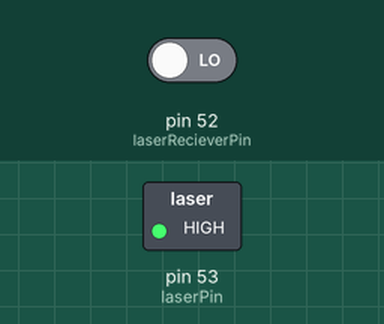
Simulated run of this sketch. Board: Arduino Mega 2560, built with avr-gcc and run on an emulated ATmega2560. Parts: switched loads named in the sketch (green lamp = pin HIGH). The test bench sets the inputs (shaded band); at power-on: pin 52 (laserRecieverPin) LOW. What the sketch prints to the serial monitor is not drawn.

Above: at 0.1 s.
Timing chart, 0 to 1.6 s (numbered marks = the images above):
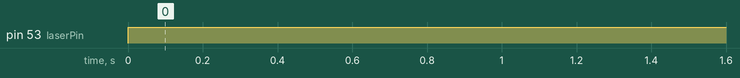

Measured:
- by itself, pin 53 (laserPin): LOW → HIGH at 0.00 s

The sketch:

LaserTestCode.ino
```cpp
/*///////////////////////////////////////////
////////////Notes////////////////////////////

Emitter:
- GND goes to ground
- Signal goes to a digital pin

Reciever:
- Vcc goes to 3.3V (Maybe 5V??)
- GND goes to ground
- Out goes to a digital pin

- 1 means the laser is detected
- 0 means no laser detected

WARNING!!!!
MAKE SURE THAT THE NUB ON THE EMITTER DIODE
IS FACING THE PINS.

*///////////////////////////////

/////////////////////////////
//////////Variables//////////

const int laserPin = 53;
const int laserRecieverPin = 52;

int laserReadVal;
int beamState;

//////////////////////////

void setup(){

Serial.begin(9600); //Optional for outputting

pinMode(laserPin, OUTPUT);
pinMode(laserRecieverPin, INPUT);

beamState = digitalRead(laserRecieverPin);

}

void loop(){

digitalWrite(laserPin, HIGH);
laserReadVal = digitalRead(laserRecieverPin);

Serial.println(laserReadVal);

//Serial.print("Angle: ");
//Serial.println(wheelAngle);

}
```
